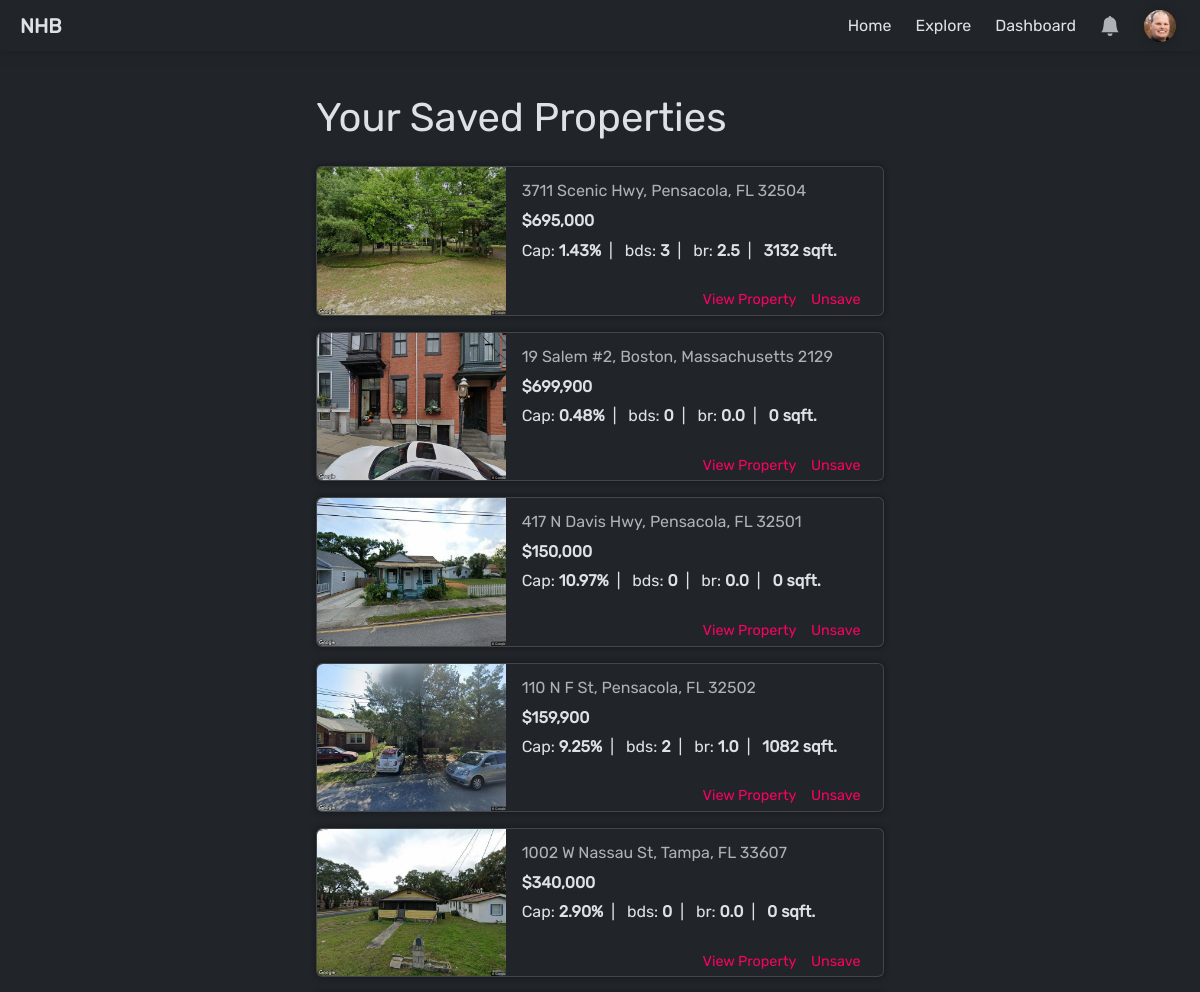
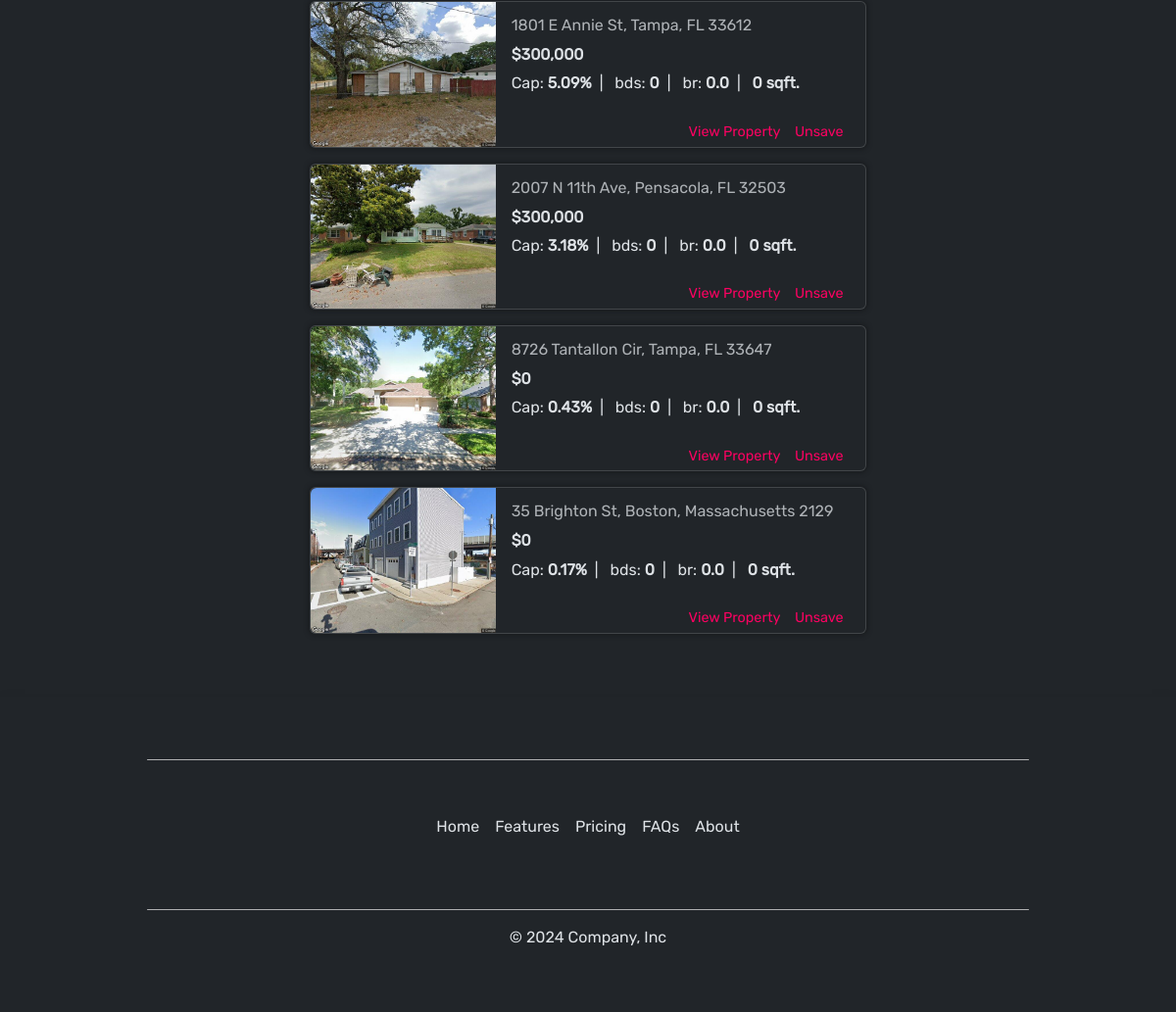
The app's page /profile/saved/ (signed in) with its own data (2 pictures, top to bottom).
### profiles/models.py (models this page shows, shortened)
class Profile(models.Model):
    user = models.ForeignKey(User, on_delete=models.CASCADE)
    theme = models.CharField(choices=[('light','light'), ('dark','dark')], max_length=100, default='light')
    goal = models.CharField(max_length=1000, default='Searching for Investment Property')
    phone_number = models.CharField(max_length=10, blank=True, null=True)
    location = models.CharField(max_length=100, blank=True, null=True)
    profile_picture = models.ImageField(upload_to='profile_pictures', blank=True, null=True)
    @property
    def unread_notification_count(self):
        return self.user.notification_set.filter(is_read=False).count()

### property/models.py (models this page shows, shortened)
class SavedProperty(models.Model):
    profile = models.ForeignKey(Profile, on_delete=models.CASCADE)
    property_id = models.CharField(max_length=100)
    address = models.CharField(max_length=250)
    city = models.CharField(max_length=100)
    state = models.CharField(max_length=2)
    zip = models.IntegerField()
    image = models.ImageField(upload_to='property_images/', default='property_images/default/shrek.webp')
    price = models.DecimalField(max_digits=10, decimal_places=2)
    cap_rate = models.DecimalField(max_digits=7, decimal_places=4)
    beds = models.IntegerField()
    baths = models.DecimalField(max_digits=2, decimal_places=1)
    sq_ft = models.IntegerField()
    timestamp = models.DateTimeField(auto_now_add=True)
    archived = models.BooleanField(default=False)
    class Meta:
        constraints = [
            models.UniqueConstraint('profile', 'property_id', name='profile-property_id'),
        ]
    @property
    def endpoint(self):
        return f'/property/detail/state={self.state}&city={self.city}&address={self.address}&zip={self.zip}&id={self.property_id}/'
    @property
    def address_full(self):
        return f'{self.address}, {self.city}, {self.state} {self.zip}'

### profiles/views.py (the view)
# urls.py: path('saved/', views.saved_property_list_view, name='saved_property_list'),
@login_required(login_url='/account/login/')
def saved_property_list_view(request, *args, **kwargs):
    profile = Profile.objects.get(user=request.user)
    saved_properties_qs = SavedProperty.objects.filter(profile=profile).filter(archived=False).order_by('-timestamp')
    return render(request, 'profile/saved-properties.html', { 'profile': profile, 'saved_properties': saved_properties_qs })

### agent/templatetags/is_agent.py (called while the page is built)
@register.filter(name='is_agent')
def is_agent(user: User, group_name='Agent'):
    return user.groups.filter(name=group_name).exists()

### property/templatetags/currency.py (called while the page is built)
@register.filter(name='currency')
def currency(value: str, decimal: int)-> str:
    if type(value) == str:
        if value == '':
            value = 0
        else:
            value = float(value)
    return f'${value:,.{decimal}f}'

### property/templatetags/percentage.py (called while the page is built)
@register.filter(name='percentage')
def percentage(value: float)-> str:
    return f'{value*100:.2f}%'

### templates/profile/saved-properties.html
{% extends "base.html" %}
{% block content %}
<div class="container col-12 col-md-8 col-lg-6 py-5 px-3">
    <h1 class="mb-4">Your Saved Properties</h1>
    <div id="saved-property-container">
    {% if not saved_properties %}
        <p>No saved properties.</p>
    {% else %}
    {% for property in saved_properties %}
        {% include "profile/partials/saved-property-card.html" %}
    {% endfor %}
    {% endif %}
    </div>
</div>
{% endblock content %}

### templates/components/nav.html (shortened to what this page needs)
{% load static %}
{% load is_agent %}
<nav
id="navbar"
class="navbar navbar-expand-lg w-100 py-1"
>
    <div class="container-fluid m-0">
        <div class="collapse navbar-collapse justify-content-between" id="navbarSupportedContent">
            <a id='brand' class="navbar-brand px-2" href="/">NHB</a>
            <ul class="navbar-nav mb-2 mb-lg-0">
                {% if request.get_full_path != '/' %}
                    <li class="nav-item me-2">
                        <a class="nav-link {% if request.get_full_path == '/' %}active{% endif %}" aria-current="page" href="/">
                            Home
                        </a>
                    </li>
                {% endif %}
                <li class="nav-item me-2">
                    <a class="nav-link {% if '/explore/' in request.get_full_path %}active{% endif %}" href="/explore/">
                        Explore
                    </a>
                </li>
                {% if not request.user|is_agent %}
                <li class="nav-item me-2 dropdown">
                    <a class="nav-link dropdown-toggle {% if '/agent/' in request.get_full_path %}active{% endif %}" href="#" role="button" data-bs-toggle="dropdown" aria-expanded="false">
                        Agents
                    </a>
                    <ul id='agent-dropdown' class="dropdown-menu">
                        <li><a class="dropdown-item" href="#">Find an Agent</a></li>
                        <li><hr class="dropdown-divider"></li>
                        <li><a class="dropdown-item" href="/agent/become-an-agent/">Become an Agent</a></li>
                    </ul>
                </li>
                {% else %}
                <li class="nav-item me-2">
                    <a class="nav-link {% if '/agent/' in request.get_full_path %}active{% endif %}" href="/agent/dashboard/">
                        Dashboard
                    </a>
                </li>
                {% endif %}
                {% if not user.is_authenticated %}
                    <li class="nav-item">
                        <a class="nav-link" href="/account/register/">Login / Signup</a>
                    </li>
                    {% else %}
                    <li class="nav-item dropdown h-100 align-items-start me-2 " >
                        <a
                        id="notification-dropdown-tg"
                        class="nav-link dropdown-toggle d-flex align-items-center position-relative"
                        href="#"
                        role="button"
                        data-bs-toggle="offcanvas" data-bs-target="#notificationsDrawer" aria-controls="notificationsDrawer"
                        onclick="clearNotificationSpan()"
                        >
                            <svg id="notification-icon" xmlns="http://www.w3.org/2000/svg" width="20" height="20" fill="white" class="bi bi-bell-fill" viewBox="0 0 16 16">
                                <path d="M8 16a2 2 0 0 0 2-2H6a2 2 0 0 0 2 2m.995-14.901a1 1 0 1 0-1.99 0A5 5 0 0 0 3 6c0 1.098-.5 6-2 7h14c-1.5-1-2-5.902-2-7 0-2.42-1.72-4.44-4.005-4.901"/>
                            </svg>
                        </a>
                    </li>
                    <li class="nav-item dropdown">
                        <a id="profile-dropdown-tg" class="nav-link dropdown-toggle d-flex align-items-center" href="#" role="button" data-bs-toggle="dropdown" aria-expanded="false">
                            <div id="profile-badge-container">
                            {% if not user.profile_set.first.profile_picture %}
                                {% include "icons/profile-icon.html" %}
                            {% else %}
                                <img src="{{ user.profile_set.first.profile_picture.url }}" class="profile-badge me-1" alt="profile picture">
                            {% endif %}
                            </div>
                        </a>
                    </li>
                {% endif %}
            </ul>
        </div>
    </div>
</nav>

### templates/profile/partials/saved-property-card.html (shortened to what this page needs)
{% load static %}
{% load currency %}
{% load percentage %}
{% load comma %}
<div id="property-card-{{property.property_id}}" class="card mb-3 w-auto" style="box-shadow: 0 0 4px 2px var(--bs-dark-bg-subtle);">
    <div class="row g-0">
        <div class="col-4 col-md-4">
            <img src="{{property.image.url}}" class="img-fluid rounded-start h-100 card-image" alt="...">
        </div>
        <div class="col-8 col-md-8">
            <div class="card-body h-100  align-items-center py-1 ps-3 pe-2">
                <div class="property-card-details h-75 pt-2">
                    <p class="text-muted mb-2">{{ property.address_full }}</p>
                    <h6 style="font-weight:600;">{{ property.price|currency:0 }}</h6>
                    <p class="mb-2" style="font-size:1rem;">
                        Cap: <strong >{{ property.cap_rate|percentage }}</strong>&ensp;|&ensp;
                        bds: <strong>{{ property.beds }}</strong>&ensp;|&ensp;
                        br: <strong>{{ property.baths }}</strong>&ensp;|&ensp;
                        <strong>{{ property.sq_ft }} sqft.</strong>
                    </p>
                </div>
                <div id="card-button-container" class="d-flex pb-2 h-25">
                    <a style="color:var(--love);" href="{{property.endpoint}}">View Property</a>
                    {% if user == request.user %}
                        <a
                        style="color:var(--love);"
                        hx-post="{% url 'toggle_property_saved' %}"
                        hx-target="#property-card-{{property.property_id}}"
                        hx-vals='{ "view": "profile", "property": { "propertyId": "{{ property.property_id }}" }}'
                        hx-swap="outerHTML"
                        >Unsave</a>
                    {% endif %}
                </div>
            </div>
        </div>
    </div>
</div>

### static/css/styles.css (style rules this page uses)
:root { --love: #fa0261; --hidden: #34d3eb; --gray-bg: rgb(223, 223, 223); --gray-color: gray; }
body { font-family: Rubik,Arial,sans-serif!important; }

### templates/profile/partials/saved-property-card.html (style rules this page uses)
#card-button-container { display: flex; justify-content: flex-end; align-items: flex-end; }
#card-button-container a { color: var(--bs-secondary-color); font-size: .9rem; cursor: pointer; margin-right: .9rem; text-decoration: none; }

### records on screen
SavedProperty: image (picture), address_full "3711 Scenic Hwy, Pensacola, FL 32504", price "$695,000", cap_rate|percentage "1.43%", beds "3", baths "2.5", sq_ft "3132"
SavedProperty: image (picture), address_full "19 Salem #2, Boston, Massachusetts 2129", price "$699,900", cap_rate|percentage "0.48%", beds "0", baths "0.0", sq_ft "0"
SavedProperty: image (picture), address_full "417 N Davis Hwy, Pensacola, FL 32501", price "$150,000", cap_rate|percentage "10.97%", beds "0", baths "0.0", sq_ft "0"
SavedProperty: image (picture), address_full "110 N F St, Pensacola, FL 32502", price "$159,900", cap_rate|percentage "9.25%", beds "2", baths "1.0", sq_ft "1082"
SavedProperty: image (picture), address_full "1002 W Nassau St, Tampa, FL 33607", price "$340,000", cap_rate|percentage "2.90%", beds "0", baths "0.0", sq_ft "0"
SavedProperty: image (picture), address_full "1801 E Annie St, Tampa, FL 33612", price "$300,000", cap_rate|percentage "5.09%", beds "0", baths "0.0", sq_ft "0"
SavedProperty: image (picture), address_full "2007 N 11th Ave, Pensacola, FL 32503", price "$300,000", cap_rate|percentage "3.18%", beds "0", baths "0.0", sq_ft "0"
SavedProperty: image (picture), address_full "8726 Tantallon Cir, Tampa, FL 33647", price "$0", cap_rate|percentage "0.43%", beds "0", baths "0.0", sq_ft "0"
SavedProperty: image (picture), address_full "35 Brighton St, Boston, Massachusetts 2129", price "$0", cap_rate|percentage "0.17%", beds "0", baths "0.0", sq_ft "0"
